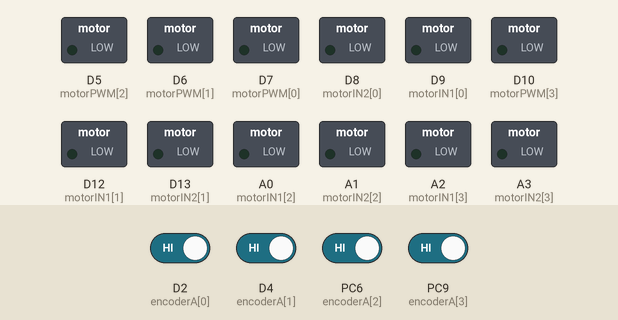
Bench run of a program on a simulated STM32 Nucleo. Parts: switched loads named in the program (green lamp = pin HIGH). Inputs (shaded band) come from the test bench; at power-on: D2 (encoderA[0]), D4 (encoderA[1]), PC6 (encoderA[2]), PC9 (encoderA[3]) HIGH. Random numbers use the default seed unless the program sets one; what the program prints to the serial monitor is not drawn.

Above: at 0.1 s.
At 1.6 s:
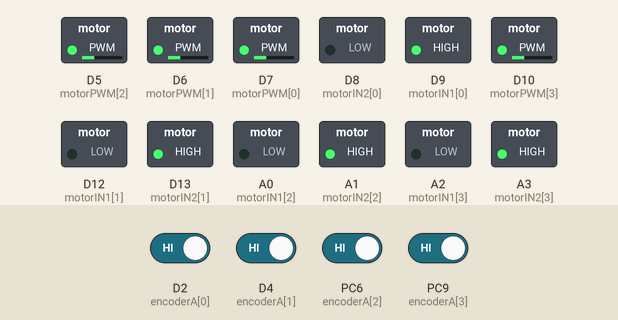
At 37.6 s:
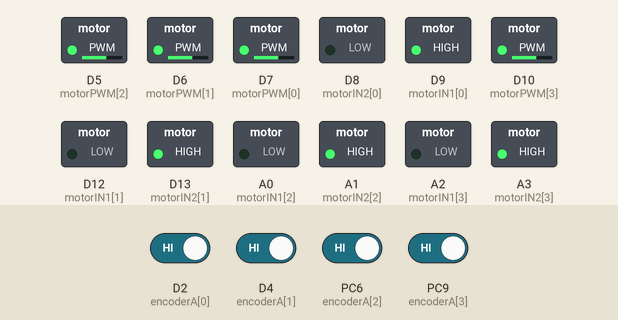
Timing chart, 0 to 41.5 s (numbered marks = the images above):
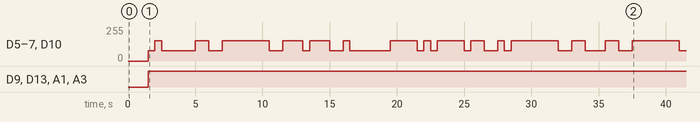

The program:

main.cpp
```cpp
#include <Arduino.h>

// Pines de motores
const uint32_t motorPWM[4] = {
    PA8, PB10, PB4, PB6
};

const uint32_t motorIN1[4] = {
    PC7, PA6, PA0, PA4
};

const uint32_t motorIN2[4] = {
    PA9, PA5, PA1, PB0
};

// Encoders
const uint32_t encoderA[4] = {
    PA10, PB5, PC6, PC9
};

const uint32_t encoderB[4] = {
    PB3, PA7, PC8, PC10
};

// Invertir motores 2, 3 y 4
const bool motorInvertido[4] = {
    false, true, true, true
};

// Ajustar segun el sentido de cada encoder
const int encoderSigno[4] = {
    1, 1, 1, 1
};

// Configuracion de prueba
const unsigned long TIEMPO_MUESTREO = 100;
const unsigned long TIEMPO_PRBS = 500;
const unsigned long DURACION_PRUEBA = 60000;

// PWM de 8 bits
const int PWM_BAJO = 77;   // 30 %
const int PWM_ALTO = 153;  // 60 %

// IMPORTANTE: calibrar con tu encoder real
const float CUENTAS_POR_REV = 360.0f;

volatile long pulsos[4] = {0, 0, 0, 0};

void contarEncoder(int i)
{
    bool a = digitalRead(encoderA[i]);
    bool b = digitalRead(encoderB[i]);

    if (a == b)
        pulsos[i]++;
    else
        pulsos[i]--;
}

void encoder1() { contarEncoder(0); }
void encoder2() { contarEncoder(1); }
void encoder3() { contarEncoder(2); }
void encoder4() { contarEncoder(3); }

void configurarMotor(int i, int pwm)
{
    pwm = constrain(pwm, 0, 255);

    if (pwm == 0)
    {
        analogWrite(motorPWM[i], 0);
        digitalWrite(motorIN1[i], LOW);
        digitalWrite(motorIN2[i], LOW);
        return;
    }

    digitalWrite(
        motorIN1[i],
        motorInvertido[i] ? LOW : HIGH
    );

    digitalWrite(
        motorIN2[i],
        motorInvertido[i] ? HIGH : LOW
    );

    analogWrite(motorPWM[i], pwm);
}

void detenerMotores()
{
    for (int i = 0; i < 4; i++)
        configurarMotor(i, 0);
}

void setup()
{
    Serial.begin(115200);

    for (int i = 0; i < 4; i++)
    {
        pinMode(motorPWM[i], OUTPUT);
        pinMode(motorIN1[i], OUTPUT);
        pinMode(motorIN2[i], OUTPUT);

        pinMode(encoderA[i], INPUT_PULLUP);
        pinMode(encoderB[i], INPUT_PULLUP);
    }

    detenerMotores();

    attachInterrupt(
        digitalPinToInterrupt(encoderA[0]),
        encoder1,
        CHANGE
    );

    attachInterrupt(
        digitalPinToInterrupt(encoderA[1]),
        encoder2,
        CHANGE
    );

    attachInterrupt(
        digitalPinToInterrupt(encoderA[2]),
        encoder3,
        CHANGE
    );

    attachInterrupt(
        digitalPinToInterrupt(encoderA[3]),
        encoder4,
        CHANGE
    );

    analogWriteResolution(8);

    randomSeed(analogRead(PA3));

    delay(1500);

    Serial.println(
        "tiempo_ms,"
        "pwm1_pct,pwm2_pct,pwm3_pct,pwm4_pct,"
        "pulsos1,pulsos2,pulsos3,pulsos4,"
        "rpm1,rpm2,rpm3,rpm4,"
        "motor1_rad_s,motor2_rad_s,"
        "motor3_rad_s,motor4_rad_s"
    );
}

void loop()
{
    static bool iniciado = false;
    static bool terminado = false;

    static unsigned long inicio = 0;
    static unsigned long ultimoMuestreo = 0;
    static unsigned long ultimoPRBS = 0;

    static long pulsosAnteriores[4] = {
        0, 0, 0, 0
    };

    static int pwmActual = PWM_BAJO;

    if (terminado)
        return;

    unsigned long ahora = millis();

    if (!iniciado)
    {
        iniciado = true;

        inicio = ahora;
        ultimoMuestreo = ahora;
        ultimoPRBS = ahora;

        pwmActual = random(0, 2)
                    ? PWM_ALTO : PWM_BAJO;

        for (int i = 0; i < 4; i++)
            configurarMotor(i, pwmActual);

        return;
    }

    unsigned long tiempo = ahora - inicio;

    if (tiempo >= DURACION_PRUEBA)
    {
        detenerMotores();
        terminado = true;
        Serial.println("# FIN_PRBS");
        return;
    }

    // Cambiar PWM cada 500 ms
    if (ahora - ultimoPRBS >= TIEMPO_PRBS)
    {
        ultimoPRBS += TIEMPO_PRBS;

        pwmActual = random(0, 2)
                    ? PWM_ALTO : PWM_BAJO;

        for (int i = 0; i < 4; i++)
            configurarMotor(i, pwmActual);
    }

    // Adquirir datos cada 100 ms
    if (ahora - ultimoMuestreo >= TIEMPO_MUESTREO)
    {
        float dt = (ahora - ultimoMuestreo) / 1000.0f;

        long conteos[4];

        noInterrupts();

        for (int i = 0; i < 4; i++)
            conteos[i] = pulsos[i];

        interrupts();

        float rpm[4];
        float velocidad[4];

        for (int i = 0; i < 4; i++)
        {
            long delta = conteos[i] - pulsosAnteriores[i];

            rpm[i] = encoderSigno[i] *
                     (delta * 60.0f) /
                     (CUENTAS_POR_REV * dt);

            velocidad[i] = rpm[i] * 2.0f * PI / 60.0f;

            pulsosAnteriores[i] = conteos[i];
        }

        Serial.print(ahora - inicio);

        // PWM aplicado
        for (int i = 0; i < 4; i++)
        {
            Serial.print(",");
            Serial.print(pwmActual * 100.0f / 255.0f, 2);
        }

        // Pulsos acumulados
        for (int i = 0; i < 4; i++)
        {
            Serial.print(",");
            Serial.print(conteos[i]);
        }

        // RPM
        for (int i = 0; i < 4; i++)
        {
            Serial.print(",");
            Serial.print(rpm[i], 2);
        }

        // Velocidad angular rad/s
        for (int i = 0; i < 4; i++)
        {
            Serial.print(",");
            Serial.print(velocidad[i], 3);
        }

        Serial.println();

        ultimoMuestreo = ahora;
    }
}
```

Measured:
- by itself, D9 (motorIN1[0]), D13 (motorIN2[1]), A1 (motorIN2[2]), A3 (motorIN2[3]): LOW → HIGH at 1.5 s
- by itself, D5 (motorPWM[2]), D6 (motorPWM[1]), D7 (motorPWM[0]), D10 (motorPWM[3]): 0/255 → 77/255 at 1.5 s, → 153/255 0.50 s later, → 77/255 0.50 s later, → 153/255 2.5 s later, … (31 changes in this stretch)
